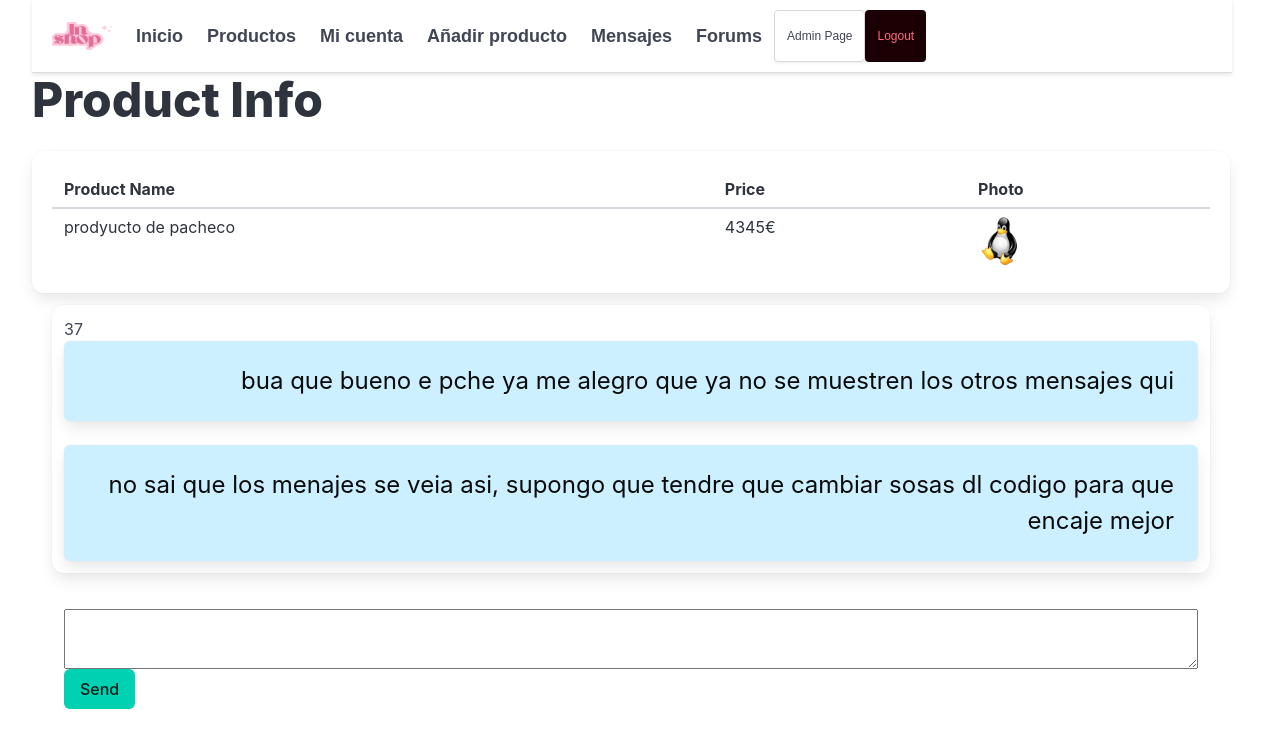
The app's page /php/chat/chat_product.php?product_id=29 (signed in) with its own data.
### tables this page shows
CREATE TABLE `product` (
  `product_id` int(9) NOT NULL,
  `product_name` varchar(30) NOT NULL,
  `price` float NOT NULL DEFAULT 0,
  `user_id` int(11) NOT NULL,
  `photo` text DEFAULT NULL,
  `description` text DEFAULT NULL,
  `city` varchar(30) DEFAULT NULL,
  `user_name` varchar(50) NOT NULL,
  `upload_date` date NOT NULL DEFAULT current_timestamp()
);

CREATE TABLE `chat` (
  `chat_id` int(11) NOT NULL,
  `user_id_buyer` int(11) NOT NULL,
  `user_id_seller` int(11) NOT NULL,
  `product_id` int(11) NOT NULL,
  `message` text NOT NULL,
  `date` date NOT NULL DEFAULT current_timestamp(),
  `seen` tinyint(1) NOT NULL DEFAULT current_timestamp()
);

CREATE TABLE `messages` (
  `mesage_id` int(11) NOT NULL,
  `chat_id` int(11) NOT NULL,
  `user_id` int(11) NOT NULL,
  `message` text NOT NULL,
  `mesage_date` date NOT NULL DEFAULT current_timestamp()
);

### php/chat/chat_product.php (the view, shortened to what this page needs)
<?php
include '../navbar.php';
function ft_get_product_info()
{
    $product_id = $_GET['product_id'];
    $connexion = ft_create_conexion();
    $sql = "SELECT * FROM product WHERE product_id = ?";
    $stmt = $connexion->prepare($sql);
    $stmt->bind_param("i", $product_id);
    $stmt->execute();
    $result = $stmt->get_result();
    if ($result->num_rows > 0) {
        $row = $result->fetch_assoc();
        return $row;
    } else {
        $connexion->close();
        return false;
    }
}
$product = ft_get_product_info();
function ft_get_photos($photo_folder)
{
    $photos = [];
    $folder_path = $_SERVER['DOCUMENT_ROOT'] . "/tfg_shop/images/products/" . $photo_folder;
    if (file_exists($folder_path)) {
        $files = scandir($folder_path);
        foreach ($files as $file) {
            if ($file != '.' && $file != '..') {
                $photos[] = $file;
            }
        }
    }
    return $photos;
}
function ft_print_table_product_info($product)
{
    echo "<table class='table is-fullwidth is-striped'>";
    echo "<thead>";
    echo "<tr>";
    echo "<th>Product Name</th>";
    echo "<th>Price</th>";
    echo "<th>Photo</th>";
    echo "</tr>";
    echo "</thead>";
    echo "<tbody>";
    echo "<tr>";
    echo "<td>" . $product['product_name'] . "</td>";
    echo "<td>" . $product['price'] . "€</td>";
    echo "<td>";
    $photos = ft_get_photos($product['photo']);
    echo "<figure class='image is-48x48'>";
    if (count($photos) > 0) {
        echo "<img src='/tfg_shop/images/products/{$product['photo']}/{$photos[0]}'>";
    }
    echo "</figure>";
    echo "</td>";
    echo "</tr>";
    echo "</tbody>";
    echo "</table>";
}
function ft_get_chat_id($product)
{
    $product_id = $_GET['product_id'];
    $connexion = ft_create_conexion();
    $sql = "SELECT chat_id FROM chat WHERE product_id = ? && (user_id_buyer = ? || user_id_seller = ?)";
    $stmt = $connexion->prepare($sql);
    $stmt->bind_param("iii", $product_id,  $_COOKIE['user_id'], $_COOKIE['user_id']);
    $stmt->execute();
    $result = $stmt->get_result();
    $row = $result->fetch_assoc();
    return $row['chat_id'];
}
function ft_get_chat_messages($chat_id)
{
    $connexion = ft_create_conexion();
    $sql = "SELECT * FROM messages WHERE chat_id = ?";
    $stmt = $connexion->prepare($sql);
    $stmt->bind_param("i", $chat_id);
    $stmt->execute();
    $result = $stmt->get_result();
    $messages = [];
    if ($result->num_rows > 0) {
        while ($row = $result->fetch_assoc()) {
            $messages[] = $row;
        }
    }
    return $messages;
}
function ft_give_style_mesaje($user_id)
{
    if ($user_id == $_COOKIE['user_id']) {
        return "has-text-right has-background-info-light has-text-black";
    } else {
        return "has-text-left has-background-light has-text-black";
    }
}
function ft_print_chat_messages($messages)
{
    foreach ($messages as $message) {
        $messageClass = ft_give_style_mesaje($message['user_id']);
        echo "<div class='box notification  $messageClass'> ";
        echo "<p class='is-size-4 user_mesaje_" . $message['user_id'] . "'>" . $message['message'] . "</p>";
        echo "</div>";
    }
}
?>
<!DOCTYPE html>
<html lang="en">
<head>
</head>
<body>
    <div id="page_container " class="container is-fluid is-vcentered is-centered">
        <div class="columns is-vcentered is-centered">
            <div class="column is-vcentered is-centered">
                <h1 class="title is-1">Product Info</h1>
                <div class="box">
                    <?php
                    ft_print_table_product_info($product);
                    ?>
                </div>
            </div>
        </div>
        <div class="columns is-vcentered is-centered"  >
            <div id="chat-container" class="container is-fluid is-vcentered is-centered" style="scroll-behavior: smooth; height: 600px; width: 70%;">
                <div id="chat-box" class="column is-vcentered is-centered box" style="overflow-y: auto; max-height: 500px;">
                    <?php
                    $chat_id = ft_get_chat_id($product);
                    echo $chat_id;
                    $messages = ft_get_chat_messages($chat_id);
                    ft_print_chat_messages($messages);
                    ?>
                </div>
                <div id="message-input" class="column is-vcentered is-centered">
                    <textarea id="message-text" style="width: 100%; height: 10%;"></textarea>
                    <button id="send-button" class="button is-primary">Send</button>
                </div>
            </div>
        </div>
</body>
</html>
</html>

### records on screen
product: product_name "prodyucto de pacheco", price "4345", photo (picture)
chat: chat_id "37"
messages: message "bua que bueno e pche ya me alegro que ya no se muestren los otros mensajes qui"
messages: message "no sai que los menajes se veia asi, supongo que tendre que cambiar sosas dl codigo para que encaje mejor"
